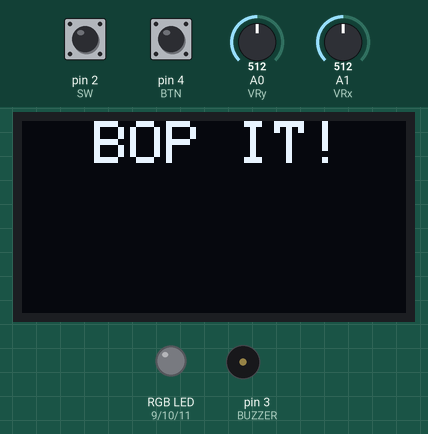
Bench run of a sketch on a simulated Arduino Uno, built with avr-gcc and run on an emulated ATmega328P. Shown: 128×64 one-colour display, an RGB LED mixed from three pins (HIGH = lit), buzzer (waves = sounding). The inputs (shaded band) are chosen by the test bench; at power-on: pin 4 (BTN) HIGH, A1 (VRx) = 512, pin 2 (SW) HIGH, A0 (VRy) = 512. Random numbers use the default seed unless the sketch sets one.

Above: at 1.4 s.
1.5 s: pin 4 (BTN) pulled LOW for 0.15 s
At 2.2 s:
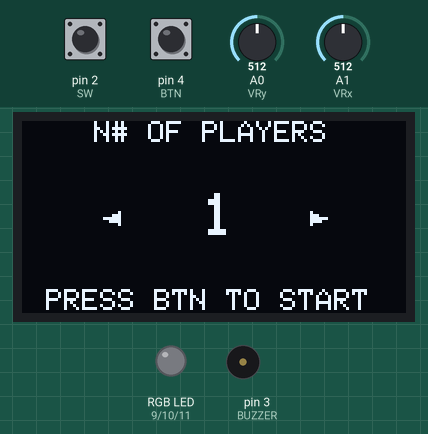
4.6 s: pin 4 (BTN) pulled LOW for 1 s
At 6.8 s:
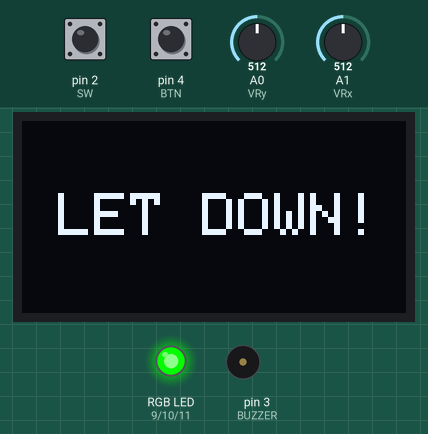
7.1 s: A1 (VRx) set to 111
10.1 s: A1 (VRx) set to 94
13.1 s: pin 2 (SW) pulled LOW for 0.15 s
At 14.5 s:
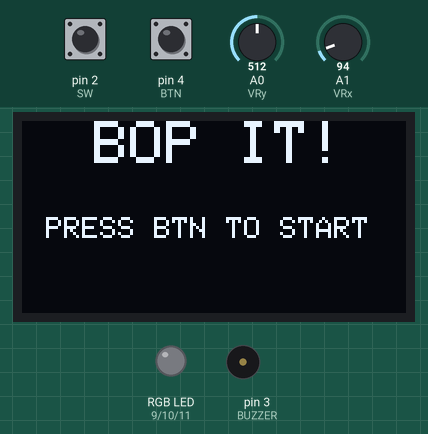
16.2 s: pin 4 (BTN) pulsed LOW 2 times (0.12 s each, 0.3 s apart)
At 16.43 s:
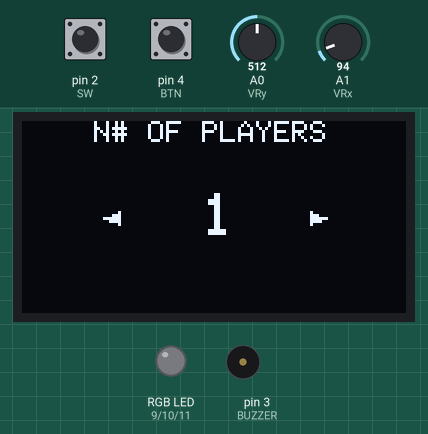
Timing chart, 0 to 19.6 s (numbered marks = the images above; inputs shaded):
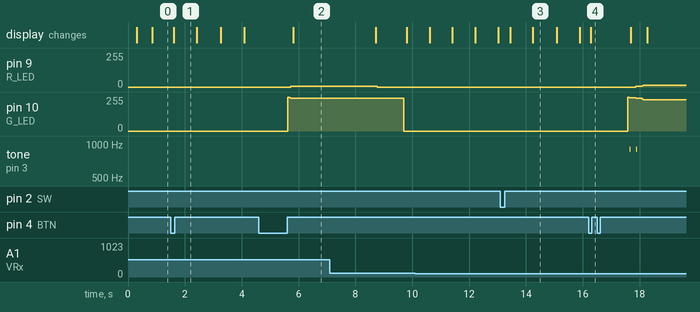

The sketch:

Bop-It.ino
```cpp
#include <Wire.h>
#include <Adafruit_GFX.h>
#include <Adafruit_SH110X.h>
#include <stdint.h>

// -- Arduino stuff logic --

#define SCREEN_WIDTH 128
#define SCREEN_HEIGHT 64
Adafruit_SH1106G display(SCREEN_WIDTH, SCREEN_HEIGHT, &Wire);

const int VRx = A1;
const int VRy = A0;

const int SW = 2;
const int BTN = 4;

const int BUZZER = 3;

const int R_LED = 9;
const int G_LED = 10;
const int B_LED = 11;

const int upperThresh = 900;
const int lowerThresh = 100;
bool joystickUpPressed = false;
bool joystickDownPressed = false;
bool joystickLeftPressed = false;
bool joystickRightPressed = false;
bool buttonPressed = false;
bool switchPressed = false;

bool lastButtonState = HIGH;
bool lastSwitchState = HIGH;

uint8_t rState = LOW, gState = LOW, bState = LOW;
int x;

// -- Game Logic --

// GAME STATES
enum GAMESTATE
{
  START,
  PLAYERS,
  ONGOING,
  END,
  END_MULTI
};

GAMESTATE gameState = START;

// INSTRUCTIONS
enum INSTRUCTIONS
{
  NONE,   //0
  UP,     //1
  DOWN,   //2
  RIGHT,  //3
  LEFT,   //4
  SMASH,  //5
  BOPIT,  //6
  LOSE,   //7
  NEXT    //8
};

INSTRUCTIONS instruction = NONE;
int currentInstr = 0;
int instrCtr = 0;

// GAME VARIABLES
#define MIN_FOR_BOP_IT 3
#define WAIT_FOR_CHANGE 500
unsigned long gameSpeed = 3050;
int playerCount = 1;
int playerSet = 1;
int currentPlayer = 1;
bool playerState[4] = {true, true, true, true};
bool success = true;

// OTHER
#define TEXT_BLINK_RATE 800
bool textVisible = true;

// Reset function (Not sure if best practice)
void(* resetFunc) (void) = 0;

// -- Functions --
// MISC
void rgb_handler() {
  analogWrite(R_LED, LOW);
  analogWrite(G_LED, LOW);
  analogWrite(B_LED, LOW);

  if (playerCount == 1) {
    x = (gameSpeed - 550)/10;

    analogWrite(R_LED, 250 - x);
    analogWrite(G_LED, x);
  }
  else {
    switch(currentPlayer) {
      case 1:
        analogWrite(G_LED, 255); break;
      case 2:
        analogWrite(B_LED, 255); break;
      case 3:
        analogWrite(R_LED, 255); analogWrite(G_LED, 255); break;
      case 4:
        analogWrite(R_LED, 255); break;
    }
  }
}

void message() {
  display.clearDisplay();
  display.setCursor(12, 24);
  display.setTextSize(2);
  display.setTextColor(SH110X_WHITE);
  switch (instruction) {
    case UP:  display.println(F("FLY UP!")); break;
    case DOWN:  display.println(F("LET DOWN!")); break;
    case RIGHT:  display.println(F("GO RIGHT!")); break;
    case LEFT:  display.println(F("TRY LEFT!")); break;
    case SMASH:  display.println(F("SMASH IT!")); break;
    case BOPIT:  display.println(F("BOP IT!")); break;
    case LOSE:  display.println(F("YOU LOSE!")); break;
    case NEXT:  display.println(F("THE NEXT~")); break;
    default: display.println(F("...")); break;
  }
  display.display();
}

void blink_screen() {
  display.clearDisplay();
  display.display();
  delay(50);
  message();
  display.clearDisplay();
  display.display();
  delay(50);

  if((instruction == LOSE || instruction == BOPIT) && playerCount > 1) {
    instruction = NEXT;
    message();

    do {
      currentPlayer = (currentPlayer % playerSet) + 1;
    } while (playerState[currentPlayer] == false);

    delay(950);
  }
}

// GAME
void tasker_solo() {
  static unsigned long instructionTimer = 0;

  if (success == true || millis() - instructionTimer > gameSpeed) {
    if (success) {
      currentInstr = random(1, 7);

      instruction = static_cast<INSTRUCTIONS>(currentInstr);

      instructionTimer = millis();
      success = false;
      if (gameSpeed > 500) gameSpeed -= 50;

      message();
    }
    else {
      display.clearDisplay();
      display.display();
      for (int i = 0; i <= 255; i++) {
        analogWrite(R_LED, max(0, 255 - x - i));
        analogWrite(G_LED, max(0, x - i));
        delay(4); // ~1s
      }
      gameState = END;
    }
  }
}

void tasker_multi() {
  static unsigned long instructionTimer = 0;

  if (success == true || millis() - instructionTimer > gameSpeed) {
    if (success) {
      currentInstr = random(1, 7);

      if (currentInstr == 6) {
        if (instrCtr <= 3) {
          while (currentInstr == 6) {
            currentInstr = random(1, 7);
          }
        }
        else {
          instrCtr = -1;
        }
      }
      instrCtr++;

      instruction = static_cast<INSTRUCTIONS>(currentInstr);

      instructionTimer = millis();
      success = false;
      if (gameSpeed > 500) gameSpeed -= 25;

      message();
    }
    else {
      playerState[currentPlayer] = false;
      playerCount--;

      instruction = LOSE;

      message();
      blink_screen();

      if (playerCount == 1) {
        for (int i = 255; i >= 0; i--) {
          switch(currentPlayer) {
            case 1:
              analogWrite(G_LED, i); break;
            case 2:
              analogWrite(B_LED, i); break;
            case 3:
              analogWrite(R_LED, i); analogWrite(G_LED, i); break;
            case 4:
              analogWrite(R_LED, i); break;
          }
          delay(4); // ~1s
        }

        do {
          currentPlayer = (currentPlayer % playerSet) + 1;
        } while (playerState[currentPlayer] == false);

        gameState = END_MULTI;
      }

      instructionTimer = millis();
      success = true;
    }
  }
}

void controller() {
  bool currentButtonState = digitalRead(BTN);
  bool currentSwitchState = digitalRead(SW);

  int joystickX = analogRead(VRx);
  int joystickY = analogRead(VRy);

  if (joystickY < lowerThresh && !joystickUpPressed) {
    joystickRightPressed = true;
  }
  else if (joystickY > upperThresh && !joystickDownPressed) {
    joystickLeftPressed = true;
  }
  else if (joystickX < lowerThresh && !joystickRightPressed) {
    joystickDownPressed = true;
  }
  else if (joystickX > upperThresh && !joystickLeftPressed) {
    joystickUpPressed = true;
  }
  else {
    joystickUpPressed = false;
    joystickDownPressed = false;
    joystickRightPressed = false;
    joystickLeftPressed = false;
  }

  //Buttons Handlers
  if (currentButtonState == LOW && lastButtonState == HIGH) {
    buttonPressed = true;
  }
  else {
    buttonPressed = false;
  }
  lastButtonState = currentButtonState;

  if (currentSwitchState == LOW && lastSwitchState == HIGH) {
    switchPressed = true;
  }
  else {
    switchPressed = false;
  }
  lastSwitchState = currentSwitchState;
}

void decider() {
  bool wasSuccess = success;

  switch (instruction) {
    case UP:
      if (joystickUpPressed) success = true;
      break;

    case DOWN:
      if (joystickDownPressed) success = true;
      break;

    case RIGHT:
      if (joystickRightPressed) success = true;
      break;

    case LEFT:
      if (joystickLeftPressed) success = true;
      break;

    case SMASH:
      if (switchPressed) success = true;
      break;

    case BOPIT:
      if (buttonPressed) success = true;
      break;

    default:
      break;
  }

  if (success && !wasSuccess) {
    tone(BUZZER, 900, 40);
  }

  if (success) blink_screen();
}

// UTILITY
void changeScreen()
{
  controller();

  if (buttonPressed && gameState == PLAYERS)
  {
    for (int i = 0; i <= 255; i++) {
        analogWrite(G_LED, i);
        delay(4); // ~1s
    }
    gameState = ONGOING;
  }

  if (buttonPressed && gameState == START)
  {
    gameState = PLAYERS;
  }

  if (switchPressed && (gameState == END || gameState == END_MULTI))
  {
    resetFunc();
  }
}

void playerSelector() {
  if (joystickLeftPressed == true)
  {
    if (playerCount == 1) {
      playerCount = 4;
      playerSet = 4;
    }
    else {
      playerCount -= 1;
      playerSet -= 1;
    }
  }
  else if (joystickRightPressed == true)
  {
    playerCount = (playerCount % 4) + 1;
    playerSet = (playerSet % 4) + 1;
  }
}

void setup() {
  pinMode(SW, INPUT_PULLUP);
  pinMode(BTN, INPUT_PULLUP);
  pinMode(BUZZER, OUTPUT);

  pinMode(R_LED, OUTPUT);
  pinMode(G_LED, OUTPUT);
  pinMode(B_LED, OUTPUT);

  display.begin(0x3C, true);
  delay(200);
  display.clearDisplay();
  display.display();

  gameState = START;
  instruction = NONE;
  success = true;

  playerCount = 1;
  currentPlayer = 1;
  for (int i = 0; i < 4; i++) playerState[i] = true;

  instrCtr = 0;
  gameSpeed = 3050;
}

void loop() {
  delay(20);

  if (gameState == START) {
    static unsigned long lastBlinkTime = 0;

    changeScreen();

    if (millis() - lastBlinkTime > TEXT_BLINK_RATE)
    {
      lastBlinkTime = millis();
      textVisible = !textVisible;
    }

    display.clearDisplay();
    display.setCursor(24, 0);
    display.setTextSize(2);
    display.setTextColor(SH110X_WHITE);
    display.println(F("BOP IT!"));
    display.setCursor(8, 32);
    display.setTextSize(1);
    if (textVisible)
    {
      display.println(F("PRESS BTN TO START"));
    }
    display.display();
  }
  else if (gameState == PLAYERS) {
    static unsigned long lastBlinkTime = 0;

    changeScreen();
    playerSelector();
    if (millis() - lastBlinkTime > TEXT_BLINK_RATE)
    {
      lastBlinkTime = millis();
      textVisible = !textVisible;
    }

    display.clearDisplay();
    display.setCursor(24, 0);
    display.setTextSize(1);
    display.setTextColor(SH110X_WHITE);
    display.println(F("N# OF PLAYERS"));

    display.fillTriangle(27, 32, 32, 34, 32, 30, SH110X_WHITE);
    display.fillTriangle(101, 32, 96, 34, 96, 30, SH110X_WHITE);

    display.setCursor(60, 24);
    display.setTextSize(2);
    display.setTextColor(SH110X_WHITE);
    display.println(playerSet);

    display.setCursor(8, 56);
    display.setTextSize(1);
    if (textVisible)
    {
      display.println(F("PRESS BTN TO START"));
    }
    display.display();
  }
  else if (gameState == ONGOING) {
    rgb_handler();
    if (playerSet == 1) tasker_solo();
    else tasker_multi();
    controller();
    decider();
  }
  else if (gameState == END) {
    analogWrite(R_LED, 0);
    analogWrite(G_LED, 0);

    changeScreen();

    static unsigned long lastBlinkTime2 = 0;
    if (millis() - lastBlinkTime2 > TEXT_BLINK_RATE)
    {
      lastBlinkTime2 = millis();
      textVisible = !textVisible;
    }

    display.clearDisplay();
    display.setCursor(6, 0);
    display.setTextSize(2);
    display.setTextColor(SH110X_WHITE);
    display.println(F("GAME OVER!"));
    display.setCursor(1, 32);
    display.setTextSize(1);
    display.setTextColor(SH110X_WHITE);
    if (textVisible)
    {
      display.println(F("PRESS JOYSTICK SWITCH"));
    }
    display.display();
  }
  else {
    analogWrite(R_LED, 0);
    analogWrite(G_LED, 0);
    analogWrite(B_LED, 0);

    changeScreen();

    static unsigned long lastBlinkTime2 = 0;
    if (millis() - lastBlinkTime2 > TEXT_BLINK_RATE)
    {
      lastBlinkTime2 = millis();
      textVisible = !textVisible;
    }

    display.clearDisplay();
    display.setCursor(40, 0);
    display.setTextSize(1);
    display.setTextColor(SH110X_WHITE);
    switch (currentPlayer) {
      case 1: display.println(F("PLAYER 1")); break;
      case 2: display.println(F("PLAYER 2")); break;
      case 3: display.println(F("PLAYER 3")); break;
      case 4: display.println(F("PLAYER 4")); break;
    }

    display.setCursor(32, 24);
    display.setTextSize(2);
    display.setTextColor(SH110X_WHITE);
    display.println(F("WINS!!"));

    display.setCursor(1, 56);
    display.setTextSize(1);
    display.setTextColor(SH110X_WHITE);
    if (textVisible)
    {
      display.println(F("PRESS JOYSTICK SWITCH"));
    }
    display.display();
  }
}
```

Measured:
- after the input at 4.6 s, pin 9 (R_LED): 0/255 → 5/255 after 1.1 s; pin 10 (G_LED): 0/255 → 245/255 after 1.0 s
- after the input at 16.2 s, pin 9 (R_LED): 0/255 → 5/255 after 1.7 s, → 15/255 0.23 s later; pin 10 (G_LED): 0/255 → 250/255 after 1.4 s, → 245/255 0.28 s later, → 235/255 0.23 s later; tone on pin 3 (BUZZER): alternates 900 Hz for 0.04 s and silent for 0.19 s, 4 changes in all, then stays silent, starting after 1.5 s
- what the display in image 3 shows lasts 0.9 s, from 14.2 s to 15.1 s
